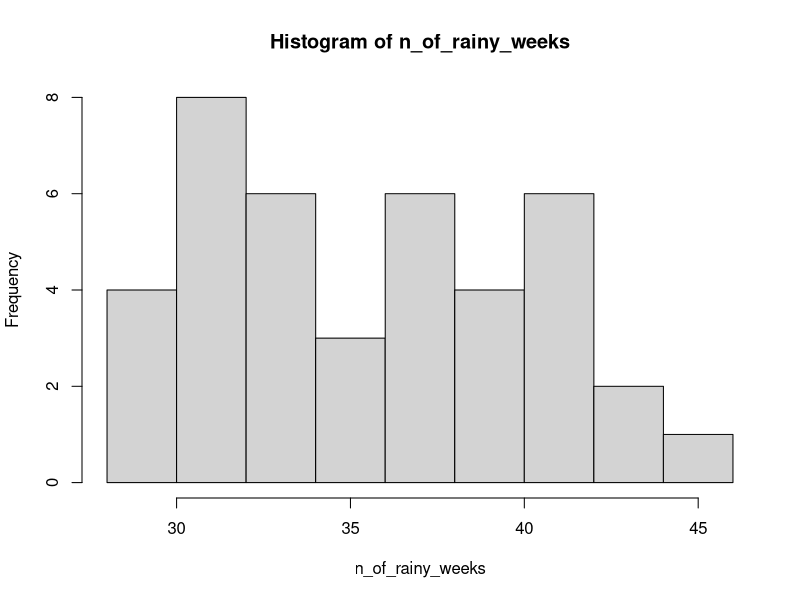
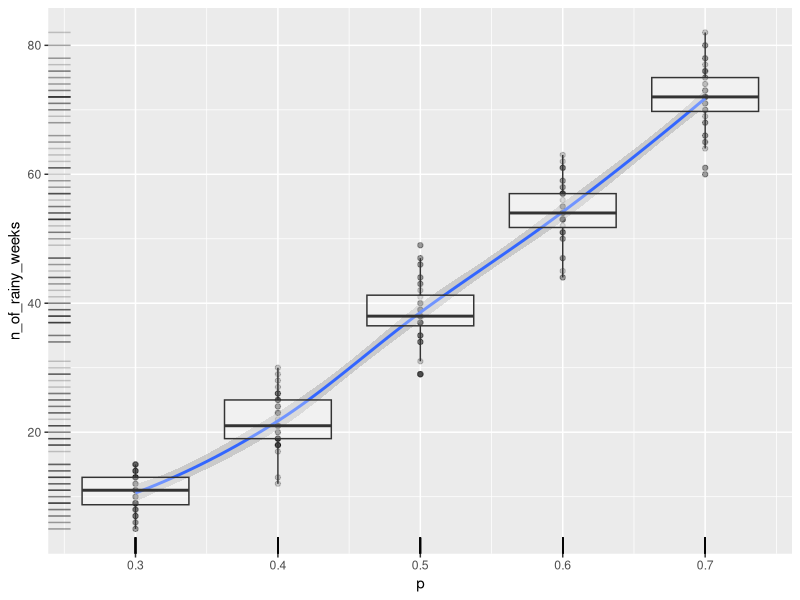
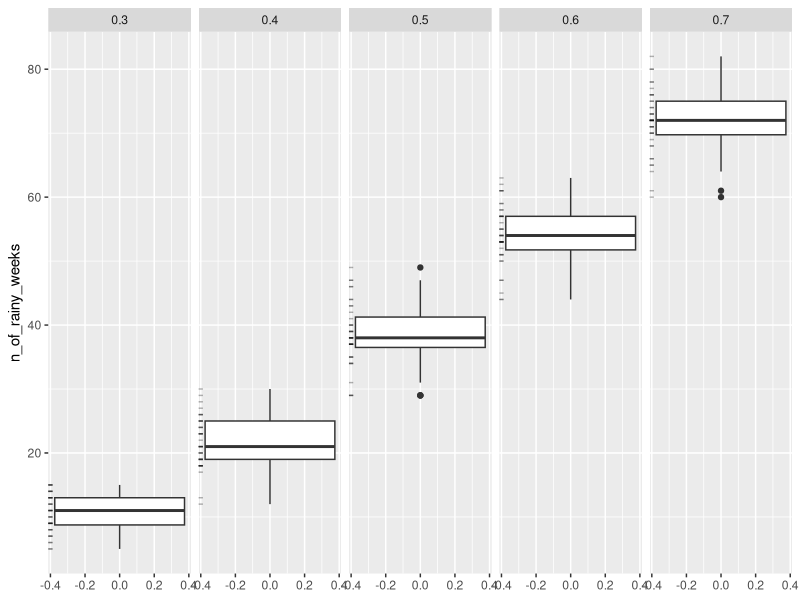

Recreate these plots in R, in order.
#Added Mar 2021
#Rainy day problem
#different from the previous version
rainy_day = function(p){
  Y=0;C=0
  X = numeric(7)
  for(t in 1:7){
    if(runif(1)<p){
      X[t] = 1
    }else{
      X[t] = 0
    }
    if(X[t]==1){
      C=C+1
    }else{
      C = 0
    }
    if(C>=3) Y=1
  }
  return(Y)
}

rainy_day_rep = function(p,n){
  S = 0
  for(k in 1:n){
    Y = rainy_day(p)
    S = S+Y
    
  }
  return(S)
}

rainy_day_rep(p=.5,n=100)


nrep = 40#repeat simulation
n_of_rainy_weeks = numeric(nrep)
for(i in 1:nrep) n_of_rainy_weeks[i] = rainy_day_rep(p=.5,n=100)
hist(n_of_rainy_weeks)#Compare this with Fig 9.4

#Sensitivity: yet, repeat 9.4 for different ps to get Fig 9.5

p = seq(from=.3,to=.7,by=.1)
p_s =NULL
n_of_rainy_weeks = NULL
for(i in seq_along(p)){
  for(j in 1:nrep){
  n_of_rainy_weeks = c(n_of_rainy_weeks,rainy_day_rep(p[i],100))  
  p_s = c(p_s,p[i])
  }
}

df_sensitivity = data.frame(p = p_s,n_of_rainy_weeks = n_of_rainy_weeks)

library(ggplot2)
g = ggplot(df_sensitivity,aes(x = p, y = n_of_rainy_weeks))

g+geom_point(alpha = .2)+geom_smooth()+geom_boxplot(aes(facet = factor(p)),alpha = .3)+geom_rug(alpha = .2)

ggplot(df_sensitivity,aes(y = n_of_rainy_weeks)) + geom_boxplot() + facet_grid(.~factor(p)) +geom_rug(alpha = .3)
